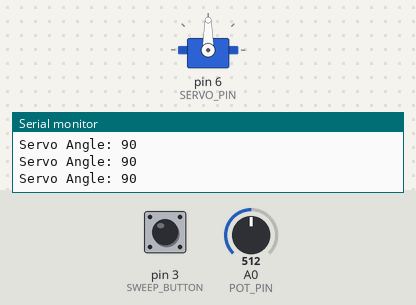
A sketch run on a simulated Arduino Uno, built with avr-gcc and run on an emulated ATmega328P. Parts: servo, the last lines printed to the serial monitor. The test bench sets the inputs (shaded band); at power-on: pin 3 (SWEEP_BUTTON) HIGH, A0 (POT_PIN) = 512.

Above: at 1.2 s.
1.3 s: pin 3 (SWEEP_BUTTON) pulled LOW for 0.15 s
4.3 s: A0 (POT_PIN) set to 716
7.3 s: A0 (POT_PIN) set to 511
At 7.9 s:
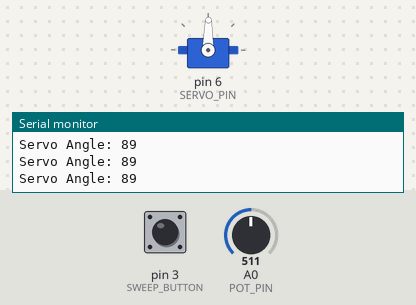
10.3 s: A0 (POT_PIN) set to 122
At 10.7 s:
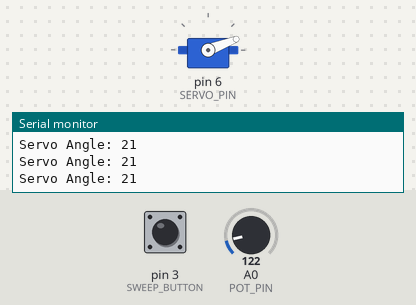
11.8 s: A0 (POT_PIN) set to 0
At 13.3 s:
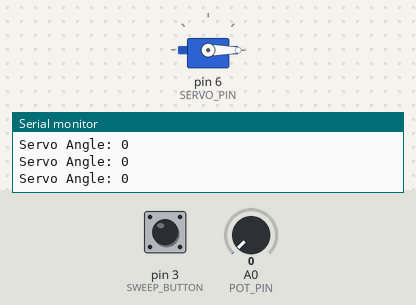
Timing chart, 0 to 14.3 s (numbered marks = the images above; inputs shaded):
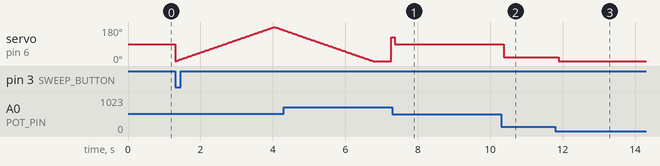

The sketch:

servo_control.ino
```cpp
#include <Servo.h>

Servo myServo;
const int POT_PIN = A0;
const int SWEEP_BUTTON = 3;
const int SERVO_PIN = 6;

void setup() {
  Serial.begin(9600);
  myServo.attach(SERVO_PIN);
  pinMode(SWEEP_BUTTON, INPUT_PULLUP);
}

void loop() {
  if (digitalRead(SWEEP_BUTTON) == LOW) {
    Serial.println("Executing Full Sweep (0 -> 180 -> 0)");
    for (int pos = 0; pos <= 180; pos++) {
      myServo.write(pos);
      delay(15);
    }
    for (int pos = 180; pos >= 0; pos--) {
      myServo.write(pos);
      delay(15);
    }
    delay(500); // Debounce
  } else {
    int potVal = analogRead(POT_PIN);
    int angle = map(potVal, 0, 1023, 0, 180);
    myServo.write(angle);
    Serial.print("Servo Angle: ");
    Serial.println(angle);
    delay(100);
  }
}
```

Measured:
- after the input at 7.3 s, servo on pin 6 (SERVO_PIN): 125° → 89° after 0.07 s
- after the input at 10.3 s, servo on pin 6 (SERVO_PIN): 89° → 21° after 0.08 s
- after the input at 11.8 s, servo on pin 6 (SERVO_PIN): 21° → 0° after 0.09 s
